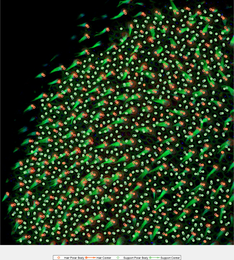
%> input picture Sourced Functions/export_fig/pdf.png, 234 x 260 px, shrunk from 984 x 1093 before the run
$ octave --eval "result = BWVisualCenter(rgb2gray(imread('export_fig/pdf.png')));"   (GNU Octave 9; MATLAB toolbox functions it lacks are replaced by stand-ins)
%> lines starting %> are read from the running program, lines starting %| are printed output that depends on the picture; in (x1, y1, x2, y2) boxes, pixels count from 0 and x2, y2 are one past the last pixel; in counts of white or black regions, pixels touching at a corner belong together; the program's own positions count from 1
function [centers,centersmask,centerptim] = BWVisualCenter(bwimage)
%BWVISUALCENTER find the visual center of connected components in a binary
%image.
%   Detailed explanation goes here
if (sum(bwimage(:))==0)
    centers = [];
    centersmask = false(size(bwimage));
    centerptim = centersmask;
else
filledIm = imfill(bwimage,'holes');
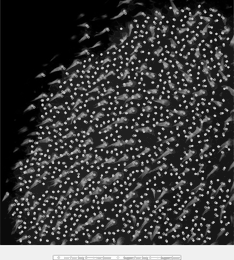
%> filledIm: size 260x234 uint8; min 0, max 255, mean 59.3
centersmask = bwmorph(filledIm,'shrink',inf);
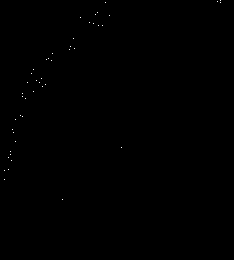
%> centersmask: size 260x234 logical; 0.08% white in thin lines or dots, all inside (x1, y1, x2, y2) = (4, 0, 221, 200)
parms = regionprops(centersmask,'Centroid');
%> parms = 47 regions; first 5, Centroid: [5 171], [5 180], [9 158], [9 170], [11 152]
centers = cat(1,parms.Centroid);
%> centers = 47 rows, first 12: [5 171; 5 180; 9 158; 9 170; 11 152; 11 155; 12 161; 13 130; 14 133; 16 120; 16 142; 21 116]

centerptim = false(size(bwimage));

%> (the run ends here)
